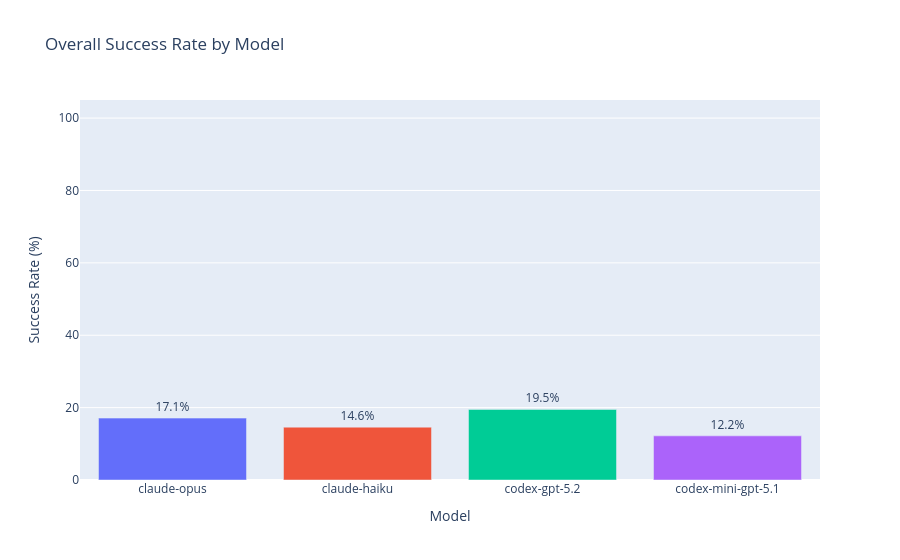

Write notebook code for a chart like this one.
### Code cell
fig = px.bar(
    summary.reset_index(),
    x="model",
    y="success_rate",
    text="success_rate",
    color="model",
    title="Overall Success Rate by Model",
    labels={"success_rate": "Success Rate (%)", "model": "Model"},
    category_orders={"model": MODEL_ORDER},
)
fig.update_traces(texttemplate="%{text}%", textposition="outside")
fig.update_layout(yaxis_range=[0, 105], showlegend=False)
fig.show()

### Figure 1 — Plotly figure (JSON) as saved in the notebook; plotly's stock layout.template omitted (floating-point values rounded to 4 significant figures)
{"data": [{"hovertemplate": "Model=%{x}<br>Success Rate (%)=%{text}<extra></extra>", "legendgroup": "claude-opus", "marker": {"color": "#636efa", "pattern": {"shape": ""}}, "name": "claude-opus", "orientation": "v", "showlegend": true, "text": [17.1], "textposition": "outside", "texttemplate": "%{text}%", "type": "bar", "x": ["claude-opus"], "xaxis": "x", "y": [17.1], "yaxis": "y"}, {"hovertemplate": "Model=%{x}<br>Success Rate (%)=%{text}<extra></extra>", "legendgroup": "claude-haiku", "marker": {"color": "#EF553B", "pattern": {"shape": ""}}, "name": "claude-haiku", "orientation": "v", "showlegend": true, "text": [14.6], "textposition": "outside", "texttemplate": "%{text}%", "type": "bar", "x": ["claude-haiku"], "xaxis": "x", "y": [14.6], "yaxis": "y"}, {"hovertemplate": "Model=%{x}<br>Success Rate (%)=%{text}<extra></extra>", "legendgroup": "codex-gpt-5.2", "marker": {"color": "#00cc96", "pattern": {"shape": ""}}, "name": "codex-gpt-5.2", "orientation": "v", "showlegend": true, "text": [19.5], "textposition": "outside", "texttemplate": "%{text}%", "type": "bar", "x": ["codex-gpt-5.2"], "xaxis": "x", "y": [19.5], "yaxis": "y"}, {"hovertemplate": "Model=%{x}<br>Success Rate (%)=%{text}<extra></extra>", "legendgroup": "codex-mini-gpt-5.1", "marker": {"color": "#ab63fa", "pattern": {"shape": ""}}, "name": "codex-mini-gpt-5.1", "orientation": "v", "showlegend": true, "text": [12.2], "textposition": "outside", "texttemplate": "%{text}%", "type": "bar", "x": ["codex-mini-gpt-5.1"], "xaxis": "x", "y": [12.2], "yaxis": "y"}], "layout": {"barmode": "relative", "legend": {"title": {"text": "Model"}, "tracegroupgap": 0}, "showlegend": false, "title": {"text": "Overall Success Rate by Model"}, "xaxis": {"anchor": "y", "categoryarray": ["claude-opus", "claude-haiku", "codex-gpt-5.2", "codex-mini-gpt-5.1"], "categoryorder": "array", "domain": [0, 1], "title": {"text": "Model"}}, "yaxis": {"anchor": "x", "domain": [0, 1], "range": [0, 105], "title": {"text": "Success Rate (%)"}}}}
